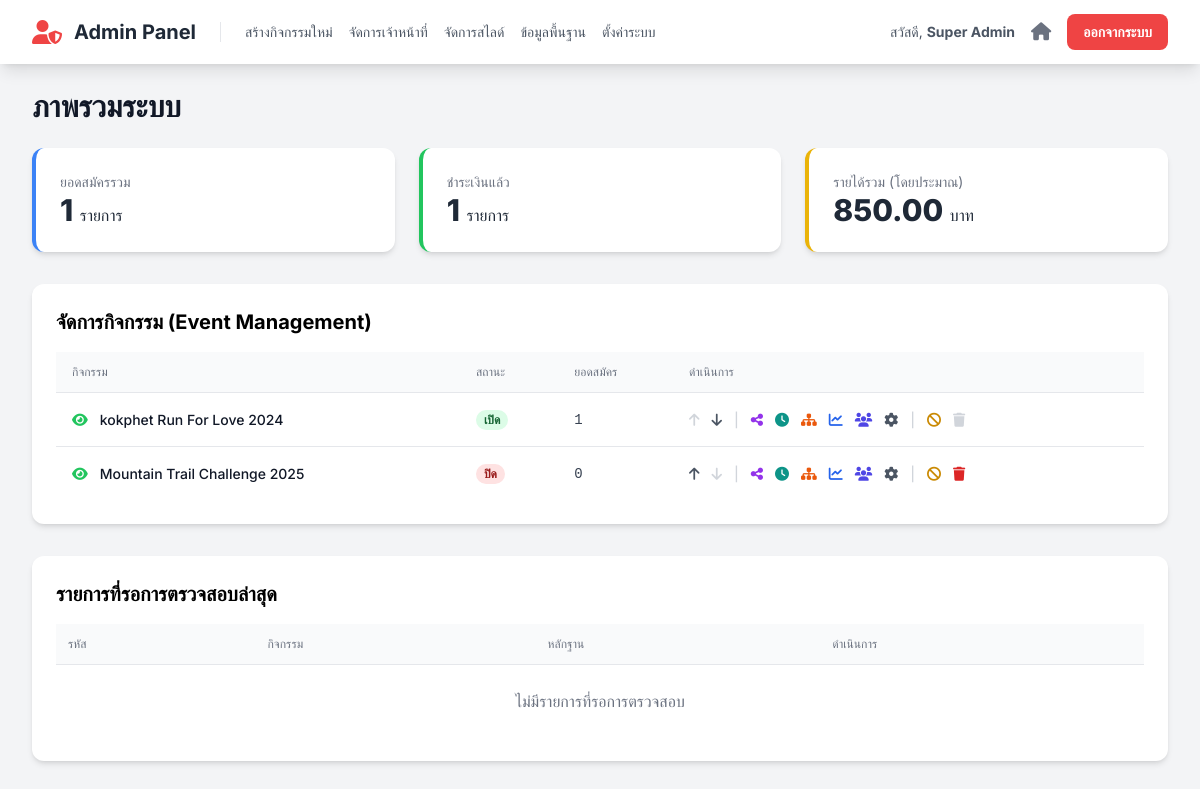
Page /admin/index.php (signed in) on the committed database.
### tables this page shows
CREATE TABLE `events` (
  `id` int(11) NOT NULL,
  `event_code` varchar(50) NOT NULL COMMENT 'รหัสอ้างอิงกิจกรรม เช่น sskpa-run-25',
  `name` varchar(255) NOT NULL COMMENT 'ชื่อกิจกรรม',
  `slogan` varchar(255) DEFAULT NULL,
  `theme_color` varchar(20) NOT NULL DEFAULT 'indigo',
  `color_code` varchar(7) NOT NULL DEFAULT '#4f46e5',
  `logo_text` varchar(100) DEFAULT NULL,
  `is_visible` tinyint(1) NOT NULL DEFAULT 1,
  `is_cancelled` tinyint(1) NOT NULL DEFAULT 0,
  `sort_order` int(11) NOT NULL DEFAULT 0,
  `is_registration_open` tinyint(1) NOT NULL DEFAULT 0 COMMENT '0=ปิด, 1=เปิด',
  `organizer` varchar(255) DEFAULT NULL,
  `organizer_phone` varchar(50) DEFAULT NULL,
  `organizer_email` varchar(100) DEFAULT NULL,
  `organizer_line_id` varchar(100) DEFAULT NULL,
  `organizer_logo_url` text DEFAULT NULL,
  `contact_person_name` varchar(255) DEFAULT NULL,
  `contact_person_phone` varchar(50) DEFAULT NULL,
  `payment_bank` varchar(100) DEFAULT NULL,
  `payment_account_name` varchar(255) DEFAULT NULL,
  `payment_account_number` varchar(50) DEFAULT NULL,
  `payment_qr_code_url` text DEFAULT NULL,
  `start_date` datetime NOT NULL,
  `cover_image_url` text DEFAULT NULL,
  `card_thumbnail_url` text DEFAULT NULL,
  `map_embed_url` text DEFAULT NULL,
  `map_direction_url` text DEFAULT NULL,
  `description` text DEFAULT NULL,
  `awards_description` text DEFAULT NULL,
  `bib_prefix` varchar(20) DEFAULT NULL COMMENT 'คำนำหน้า BIB',
  `bib_start_number` int(11) NOT NULL DEFAULT 1 COMMENT 'เลข BIB เริ่มต้น',
  `bib_padding` int(11) NOT NULL DEFAULT 4 COMMENT 'จำนวนหลักของเลข BIB',
  `bib_next_number` int(11) DEFAULT NULL COMMENT 'เลข BIB ลำดับถัดไปที่จะใช้',
  `corral_settings` longtext DEFAULT NULL COMMENT 'การตั้งค่ากลุ่มปล่อยตัว' CHECK (json_valid(`corral_settings`)),
  `bib_background_url` text DEFAULT NULL COMMENT 'Path to custom BIB background image'
);

### functions.php (called while the page is built, shortened)
<?php
function e($data) {
    return htmlspecialchars($data ?? '', ENT_QUOTES, 'UTF-8');
}
?>

### admin/index.php (the view, shortened to what this page needs)
<?php
require_once '../config.php';
require_once '../functions.php';
$stats_query = "
    SELECT
        COUNT(r.id) as total_registrations,
        SUM(CASE WHEN r.status = 'ชำระเงินแล้ว' THEN 1 ELSE 0 END) as paid_registrations,
        SUM(CASE WHEN r.status = 'ชำระเงินแล้ว' THEN d.price ELSE 0 END) as total_revenue
    FROM registrations r
    JOIN distances d ON r.distance_id = d.id
";
$stats_stmt = $mysqli->prepare($stats_query);
$stats_stmt->execute();
$overall_stats = $stats_stmt->get_result()->fetch_assoc();
$active_events = [];
$cancelled_events = [];
$events_query_sql = "SELECT id, event_code, name, is_registration_open, is_visible, is_cancelled, sort_order FROM events";
$events_query_sql .= " ORDER BY sort_order ASC";
$result = $mysqli->query($events_query_sql);
while($row = $result->fetch_assoc()){
    if ($row['is_cancelled']) {
        $cancelled_events[] = $row;
    } else {
        $active_events[] = $row;
    }
}
$pending_query = "
    SELECT r.id, r.registration_code, e.name as event_name, r.payment_slip_url
    FROM registrations r
    JOIN events e ON r.event_id = e.id
    WHERE r.status = 'รอตรวจสอบ'
";
$pending_query .= " ORDER BY r.registered_at ASC LIMIT 5";
$pending_stmt = $mysqli->prepare($pending_query);
$pending_stmt->execute();
$pending_registrations = $pending_stmt->get_result()->fetch_all(MYSQLI_ASSOC);
include 'partials/header.php';
?>
<h1 class="text-3xl font-bold text-gray-900 mb-6">ภาพรวมระบบ</h1>
<div class="grid grid-cols-1 md:grid-cols-3 gap-6 mb-8">
    <div class="bg-white p-6 rounded-xl shadow-md border-l-4 border-blue-500">
        <p class="text-sm text-gray-500">ยอดสมัครรวม</p>
        <p class="text-3xl font-extrabold text-gray-800"><?= number_format($overall_stats['total_registrations'] ?? 0) ?> <span class="text-base font-medium">รายการ</span></p>
    </div>
    <div class="bg-white p-6 rounded-xl shadow-md border-l-4 border-green-500">
        <p class="text-sm text-gray-500">ชำระเงินแล้ว</p>
        <p class="text-3xl font-extrabold text-gray-800"><?= number_format($overall_stats['paid_registrations'] ?? 0) ?> <span class="text-base font-medium">รายการ</span></p>
    </div>
    <div class="bg-white p-6 rounded-xl shadow-md border-l-4 border-yellow-500">
        <p class="text-sm text-gray-500">รายได้รวม (โดยประมาณ)</p>
        <p class="text-3xl font-extrabold text-gray-800"><?= number_format($overall_stats['total_revenue'] ?? 0, 2) ?> <span class="text-base font-medium">บาท</span></p>
    </div>
</div>
<div class="bg-white p-6 rounded-xl shadow-md mb-8">
    <h2 class="text-xl font-bold mb-4">จัดการกิจกรรม (Event Management)</h2>
    <div class="overflow-x-auto">
        <table class="min-w-full divide-y divide-gray-200">
            <thead class="bg-gray-50">
                <tr>
                    <th class="px-4 py-3 text-left text-xs font-medium text-gray-500 uppercase">กิจกรรม</th>
                    <th class="px-4 py-3 text-left text-xs font-medium text-gray-500 uppercase">สถานะ</th>
                    <th class="px-4 py-3 text-left text-xs font-medium text-gray-500 uppercase">ยอดสมัคร</th>
                    <th class="px-4 py-3 text-left text-xs font-medium text-gray-500 uppercase">ดำเนินการ</th>
                </tr>
            </thead>
            <tbody class="bg-white divide-y divide-gray-200">
                <?php foreach($active_events as $index => $event):
                    $event_stats_stmt = $mysqli->prepare("SELECT COUNT(id) as total FROM registrations WHERE event_id = ?");
                    $event_stats_stmt->bind_param("i", $event['id']);
                    $event_stats_stmt->execute();
                    $total_regs = $event_stats_stmt->get_result()->fetch_assoc()['total'];
                ?>
                <tr>
                    <td class="px-4 py-4 whitespace-nowrap text-sm font-medium text-gray-900">
                        <div class="flex items-center gap-3">
                            <a href="../actions/update_event_visibility.php?id=<?= e($event['id']) ?>"
                               class="<?= $event['is_visible'] ? 'text-green-500' : 'text-gray-400' ?>"
                               title="<?= $event['is_visible'] ? 'ซ่อนจากหน้าแรก' : 'แสดงในหน้าแรก' ?>">
                                <i class="fa-solid fa-<?= $event['is_visible'] ? 'eye' : 'eye-slash' ?>"></i>
                            </a>
                            <span><?= e($event['name']) ?></span>
                        </div>
                    </td>
                    <td class="px-4 py-4 whitespace-nowrap text-sm">
                        <span class="px-2 inline-flex text-xs leading-5 font-semibold rounded-full <?= $event['is_registration_open'] ? 'bg-green-100 text-green-800' : 'bg-red-100 text-red-800' ?>">
                            <?= $event['is_registration_open'] ? 'เปิด' : 'ปิด' ?>
                        </span>
                    </td>
                    <td class="px-4 py-4 whitespace-nowrap text-sm text-gray-700 font-mono"><?= $total_regs ?></td>
                    <td class="px-4 py-4 whitespace-nowrap text-sm font-medium">
                        <div class="flex items-center space-x-3">
                            <?php if ($is_super_admin): ?>
                                <a href="../actions/update_event_order.php?id=<?= e($event['id']) ?>&direction=up" class="<?= $index === 0 ? 'text-gray-300 cursor-not-allowed' : 'text-gray-600 hover:text-black' ?>" title="เลื่อนขึ้น"><i class="fa-solid fa-arrow-up"></i></a>
                                <a href="../actions/update_event_order.php?id=<?= e($event['id']) ?>&direction=down" class="<?= $index === count($active_events) - 1 ? 'text-gray-300 cursor-not-allowed' : 'text-gray-600 hover:text-black' ?>" title="เลื่อนลง"><i class="fa-solid fa-arrow-down"></i></a>
                                <span class="text-gray-300">|</span>
                            <?php endif; ?>
                            <a href="#" onclick="showShareModal('<?= e($event['event_code']) ?>', '<?= e($event['name']) ?>')" class="text-purple-600 hover:text-purple-900" title="แชร์"><i class="fa-solid fa-share-alt"></i></a>
                            <a href="event_schedule.php?event_id=<?= e($event['id']) ?>" class="text-teal-600 hover:text-teal-900" title="กำหนดการ"><i class="fa-solid fa-clock"></i></a>
                            <a href="event_categories.php?event_id=<?= e($event['id']) ?>" class="text-orange-600 hover:text-orange-900" title="จัดการรุ่นการแข่งขัน"><i class="fa-solid fa-sitemap"></i></a>
                            <a href="reports.php?event_id=<?= e($event['id']) ?>" class="text-blue-600 hover:text-blue-900" title="รายงาน"><i class="fa-solid fa-chart-line"></i></a>
                            <a href="registrants.php?event_id=<?= e($event['id']) ?>" class="text-indigo-600 hover:text-indigo-900" title="ผู้สมัคร"><i class="fa-solid fa-users"></i></a>
                            <a href="event_settings.php?event_id=<?= e($event['id']) ?>" class="text-gray-600 hover:text-gray-900" title="แก้ไข"><i class="fa-solid fa-cog"></i></a>
                            <span class="text-gray-300">|</span>
                            <a href="../actions/manage_event_status.php?action=cancel&id=<?= e($event['id']) ?>" onclick="return confirm('คุณแน่ใจหรือไม่ว่าต้องการยกเลิกกิจกรรมนี้?')" class="text-yellow-600 hover:text-yellow-900" title="ยกเลิก"><i class="fa-solid fa-ban"></i></a>
                            <a href="../actions/manage_event_status.php?action=delete&id=<?= e($event['id']) ?>"
                               onclick="return confirm('คำเตือน! การลบกิจกรรมจะลบข้อมูลทั้งหมดที่เกี่ยวข้องและไม่สามารถกู้คืนได้ คุณแน่ใจหรือไม่?')"
                               class="<?= $total_regs > 0 ? 'text-gray-300 cursor-not-allowed' : 'text-red-600 hover:text-red-900' ?>"
                               <?= $total_regs > 0 ? 'aria-disabled="true" onclick="event.preventDefault(); alert(\'ไม่สามารถลบกิจกรรมที่มีผู้สมัครแล้วได้\');"' : '' ?>
                               title="<?= $total_regs > 0 ? 'ไม่สามารถลบได้' : 'ลบถาวร' ?>">
                               <i class="fa-solid fa-trash"></i>
                            </a>
                        </div>
                    </td>
                </tr>
                <?php endforeach; ?>
            </tbody>
        </table>
    </div>
</div>
<div class="bg-white p-6 rounded-xl shadow-md mt-8">
    <h2 class="text-xl font-bold mb-4">รายการที่รอการตรวจสอบล่าสุด</h2>
    <div class="overflow-x-auto">
        <table class="min-w-full divide-y divide-gray-200">
            <thead class="bg-gray-50">
                <tr>
                    <th class="px-3 py-3 text-left text-xs font-medium text-gray-500 uppercase">รหัส</th>
                    <th class="px-3 py-3 text-left text-xs font-medium text-gray-500 uppercase">กิจกรรม</th>
                    <th class="px-3 py-3 text-left text-xs font-medium text-gray-500 uppercase">หลักฐาน</th>
                    <th class="px-3 py-3 text-left text-xs font-medium text-gray-500 uppercase">ดำเนินการ</th>
                </tr>
            </thead>
            <tbody class="bg-white divide-y divide-gray-200">
                <?php if (empty($pending_registrations)): ?>
                    <tr><td colspan="4" class="text-center py-6 text-gray-500">ไม่มีรายการที่รอการตรวจสอบ</td></tr>
                <?php endif; ?>
            </tbody>
        </table>
    </div>
</div>
<?php
include 'partials/footer.php';
?>

### admin/partials/header.php (style rules this page uses)
body { font-family: 'Inter', 'Sarabun', sans-serif; }

### rows in the picture
events: is_visible 1 (drawn), name "kokphet Run For Love 2024", is_registration_open "เปิด", total_regs "1"
events: is_visible 1 (drawn), name "Mountain Trail Challenge 2025", is_registration_open "ปิด", total_regs "0"

### other values in the picture
$staff_info['full_name'] "Super Admin"
$overall_stats['total_registrations'] "1"
$overall_stats['paid_registrations'] "1"
$overall_stats['total_revenue'] "850.00"
